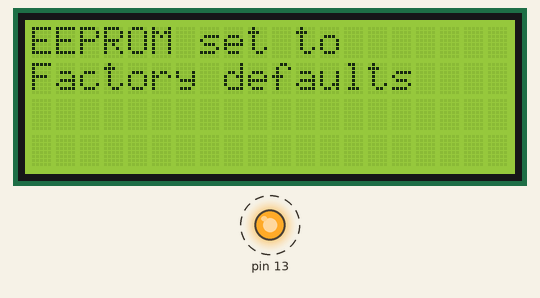
This sketch was run on a simulated Arduino Uno, built with avr-gcc and run on an emulated ATmega328P. Shown: 20×4 character LCD, output pins drawn as LEDs (lit = HIGH). Dashed ring = blinking. EEPROM starts erased; what the sketch prints to the serial monitor is not drawn.

Above: at 0.93 s.
Timing chart, 0 to 130.0 s (numbered marks = the images above):
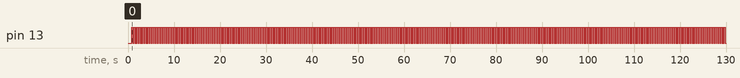

The sketch:

program_eeprom.ino
```cpp
#include <EEPROM.h>
#include <LCD.h>
#include <LiquidCrystal_I2C.h>
#include <Wire.h>
#include "eeprom_addr_.h"

// Program to set default values and store them in EEPROM
LiquidCrystal_I2C lcd(0x3F,2,1,0,4,5,6,7,3,POSITIVE);

void time() {
  // time server 92.86.106.228
  // tempus2.gum.gov.pl  212.244.36.228
  EEPROM.put(EE_TIME_IP  ,212); //FIXME why it is overriden?
  EEPROM.put(EE_TIME_IP+1,244);
  EEPROM.put(EE_TIME_IP+2,36);
  EEPROM.put(EE_TIME_IP+3,228);
  EEPROM.put(EE_TIME_OFF,(uint16_t)120); //GMT+2
}

void mqtt(){
  // MQTT
  EEPROM.put(EE_MQTT_IP,192);
  EEPROM.put(EE_MQTT_IP+1,168);
  EEPROM.put(EE_MQTT_IP+2,2);
  EEPROM.put(EE_MQTT_IP+3,2);

  EEPROM.put(EE_MQTT_PORT,1883);
  // reset MQTT user and pass (set to spaces)
  // User & Pass fields are the same length
  /*for(int i=0; i<(EE_MQTT_PASS-EE_MQTT_USER)*2-1; i++){
    EEPROM.put(EE_MQTT_USER+i,' ');
  }*/
  EEPROM.put(EE_MQTT_USER,"Administrator ");
  EEPROM.put(EE_MQTT_PASS,"password      ");
}
/*
void mbus(){
  for(int i=0; i<6; i++){
    EEPROM.put(EE_MBUS1_ADDR+i*2,(uint16_t)0); // set addresses and medium to zero
                                               // medium '0' - water, '1' - glikol
  }
}*/

void ethernet(){
  for(int i=EE_ETH_IP; i<EE_ETH_IP+16; i++){ //fill ip
    EEPROM.put(i,0);
  }
}

//"room/1/temp_backup", "outside/temp", "solar/temp_in", "solar/temp_out", "heater/temp_in", "heater/temp_out", "tank/temp_up",
void ds18b20(){
  uint8_t address[7][8] = {
                            { 0x28, 0xFF, 0x89, 0xDB, 0x06, 0x00, 0x00, 0x34 },
                            { 0x28, 0x7C, 0xEC, 0xBF, 0x06, 0x00, 0x00, 0xDA },
                            { 0x28, 0xFF, 0xB9, 0x48, 0x15, 0x15, 0x01, 0x3A },
                            { 0x28, 0xFF, 0x1A, 0x18, 0x15, 0x15, 0x01, 0x9F },
                            { 0x28, 0xFF, 0x4D, 0x15, 0x15, 0x15, 0x01, 0xC6 },
                            { 0x28, 0xFF, 0x5A, 0xF5, 0x02, 0x15, 0x02, 0x70 },
                            { 0x28, 0xFF, 0x4C, 0x30, 0x04, 0x15, 0x03, 0xA7 },
                          };
    for (int i=0; i<7; i++){
    EEPROM.put(EE_DS18B20_1 + i*8, address[i]);
  }
}

void thermistors(int count){
  // nominal temperature of 25 degrees
  for(int i=0; i<count; i++){
    EEPROM.put(EE_THRM1_T + i*6,(uint16_t)25);
  }
  EEPROM.put(EE_THRM1_B,3950); EEPROM.put(EE_THRM1_R,(uint16_t)100);
  if (count>1){
    EEPROM.put(EE_THRM1_B+6,3380); EEPROM.put(EE_THRM1_R+6,(uint16_t)10);
  }
  if (count>2){
    EEPROM.put(EE_THRM1_B+12,3380); EEPROM.put(EE_THRM1_R+12,(uint16_t)10);
  }
}

void pump(){
  // pump calibration
  EEPROM.put(EE_PUMP_DMIN,(uint16_t)0);
  EEPROM.put(EE_PUMP_D2,(uint16_t)100);
  EEPROM.put(EE_PUMP_D1,(uint16_t)0);
  EEPROM.put(EE_PUMP_T2,(uint16_t)900); // 9.00 degree
  EEPROM.put(EE_PUMP_T1,(uint16_t)200); // 2.00 degree
  EEPROM.put(EE_PUMP_HYST,(uint16_t)20); // 0.2 degree
}

void heater(){
  // heater
  EEPROM.put(EE_HEAT_TEMP,(uint16_t)2100);
  EEPROM.put(EE_HEAT_HYST,(uint16_t)40);   //0.4   deg
  EEPROM.put(EE_HEAT_CRIT,9000);  //90.00 deg
  //EEPROM.put(EE_HEAT_MIN,4000); //40.00 deg
  //EEPROM.put(EE_HEAT_MAX,5500); //55.00 deg
  /*EEPROM.put(EE_HEAT_ON,   (uint8_t)06);    //06:00  //24 hour clock
  EEPROM.put(EE_HEAT_ON+1, (uint8_t)00);    //06:00
  EEPROM.put(EE_HEAT_OFF,  (uint8_t)08);   //08:00
  EEPROM.put(EE_HEAT_OFF+1,(uint8_t)00);   //08:00*/
  EEPROM.put(EE_HEAT_ON,(uint16_t)600); //06:00
  EEPROM.put(EE_HEAT_OFF,(uint16_t)800); //08:00
}

void solar(){
  EEPROM.put(EE_SOL_CRIT,15000); //150.00 deg
  EEPROM.put(EE_SOL_ON,(uint16_t)400);
  EEPROM.put(EE_SOL_OFF,(uint16_t)200);
}

void tank(){
  EEPROM.put(EE_SOL_TANK,6500);
  EEPROM.put(EE_SOL_TANK+2,5500);
  EEPROM.put(EE_SOL_TANK+4,4000);
}

void circ(){
  EEPROM.put(EE_CIRC_T_ON,(uint16_t)1800);
  EEPROM.put(EE_CIRC_T_OFF,(uint16_t)20);
}

void setup() {
  // put your setup code here, to run once:
  Serial.begin(9600);
  lcd.begin (20,4);
  lcd.setBacklight(HIGH);
  lcd.clear();
  lcd.home();
  lcd.noCursor();

  time();
  mqtt();
  ethernet();
  ds18b20();
  thermistors(1);
  pump();
  heater();
  solar();
  tank();
  circ();

  lcd.setCursor(0,0);
  lcd.print("EEPROM set to");
  lcd.setCursor(0,1);
  lcd.print("Factory defaults");
  Serial.println("FINITO");
  pinMode(13,OUTPUT);
}

void loop() {
  // put your main code here, to run repeatedly:
  digitalWrite(13,LOW);
  delay(200);
  digitalWrite(13,HIGH);
  delay(200);
}
```

eeprom_addr_.h
```cpp
#ifndef eeprom_addr_h
#define eeprom_addr_h
#include <stdlib.h>
//TODO comment not used variables to save some place in memory
// EEPROM address list:
const uint8_t EE_FLAGS = 0;
const uint8_t EE_CIRC_T_ON = 1;  // (16b) Min interval beetween turning on circulation pump [in seconds]
const uint8_t EE_CIRC_T_OFF = 3; // (16b) Work time of circulation pump [in seconds]

const uint8_t EE_UNDEFINED = 5; // (32b) Free Space

const uint8_t EE_HEAT_HYST = 9; // (16b) Heater hysteresis for Central Heating
const uint8_t EE_HEAT_CRIT = 11; // (16b) Critical temp. of Heater (usually 90 deg)
const uint8_t EE_HEAT_TEMP = 13;  // (16b) Last expected room temperature
const uint8_t EE_HEAT_ON  = 15; // (16b) Heater hysteresis for Central Heating
const uint8_t EE_HEAT_OFF = 17; // (16b) Heater hysteresis for Central Heating

const uint8_t EE_SOL_TANK = 19;  // (16b) Max temp. in tank when on solar
const uint8_t EE_HEAT_MAX = 21;  // (16b) Max temp. in tank when on heater
const uint8_t EE_HEAT_MIN = 23;  // (16b) Min temp. in tank when on heater

const uint8_t EE_SOL_CRIT = 25;   // (16b) Critical temperature of Solar panel
const uint8_t EE_SOL_ON = 27;    // (16b) Temp. when solar panel should turn on
const uint8_t EE_SOL_OFF = 29;   // (16b) Temp. when solar panel should turn off // same as EE_PUMP_T1

const uint8_t EE_PUMP_T1 = EE_SOL_OFF;   // (16b) min pump temperature // same as EE_SOL_OFF
const uint8_t EE_PUMP_T2 = 31;   // (16b) max pump temperature
const uint8_t EE_PUMP_D1 = 33;   // (16b) min pump duty cycle (0-100%)
const uint8_t EE_PUMP_D2 = 35;   // (16b) max pump duty cycle (0-100%)
const uint8_t EE_PUMP_DMIN = 37; // (16b) Critical min pump duty cycle (set from auto pump calibration) (NOT USED)
const uint8_t EE_PUMP_HYST = 39; // (16b) Pump Hysteresis

const uint8_t EE_THRM1_B = 41; // (16b) Thermistor Beta
const uint8_t EE_THRM1_R = 43; // (16b) Thermistor R0 (nominal resistance)
const uint8_t EE_THRM1_T = 45; // (16b) Thermistor T0 (nominal temperature, usually 25 deg)

/*const uint8_t EE_THRM2_B = 41; // (16b) Thermistor Beta
const uint8_t EE_THRM2_R = 43; // (16b) Thermistor R0 (nominal resistance)
const uint8_t EE_THRM2_T = 45; // (16b) Thermistor T0 (nominal temperature, usually 25 deg)

const uint8_t EE_THRM3_B = 47; // (16b) Thermistor Beta
const uint8_t EE_THRM3_R = 49; // (16b) Thermistor R0 (nominal resistance)
const uint8_t EE_THRM3_T = 51; // (16b) Thermistor T0 (nominal temperature, usually 25 deg)*/

/*const uint8_t EE_MBUS1_ADDR   = 53; // (16b) Meter-Bus meter address
const uint8_t EE_MBUS1_MEDIUM = 55; // (16b) Meter-Bus meter medium
const uint8_t EE_MBUS2_ADDR   = 57; // (16b) Meter-Bus meter address
const uint8_t EE_MBUS2_MEDIUM = 59; // (16b) Meter-Bus meter medium
const uint8_t EE_MBUS3_ADDR   = 61; // (16b) Meter-Bus meter address
const uint8_t EE_MBUS3_MEDIUM = 63; // (16b) Meter-Bus meter medium*/

const uint8_t EE_DS18B20_1 = 47;  // (64b) DS18B20 64 bit address
const uint8_t EE_DS18B20_2 = 55;  // (64b) DS18B20 64 bit address
const uint8_t EE_DS18B20_3 = 63;  // (64b) DS18B20 64 bit address
const uint8_t EE_DS18B20_4 = 71;  // (64b) DS18B20 64 bit address
const uint8_t EE_DS18B20_5 = 79;  // (64b) DS18B20 64 bit address
const uint8_t EE_DS18B20_6 = 87;  // (64b) DS18B20 64 bit address
const uint8_t EE_DS18B20_7 = 95;  // (64b) DS18B20 64 bit address
const uint8_t EE_DS18B20_8 = 103;  // (64b) DS18B20 64 bit address

const uint8_t EE_ETH_IP   = 111; // (32b) IP address
const uint8_t EE_ETH_DNS  = 115; // (32b) DNS address
const uint8_t EE_ETH_GATE = 119; // (32b) Gateway address
const uint8_t EE_ETH_SUBN = 123; // (32b) Subnet address

const uint8_t EE_MQTT_IP = 127;   // (32b)  Server IP address
const uint8_t EE_MQTT_PORT = 131; // (16b)  Port // TODO delete it
const uint8_t EE_MQTT_USER = 133; // (112b) MQTT username (max 14)
const uint8_t EE_MQTT_PASS = 147; // (112b) MQTT password (max 14)

const uint8_t EE_TIME_IP = 161;   // (32b) Time Server IP
const uint8_t EE_TIME_OFF = 165;  // (16b) Time offset (in minutes)
#endif
```

Measured:
- by itself, pin 13: alternates HIGH for 0.20 s and LOW for 0.20 s
